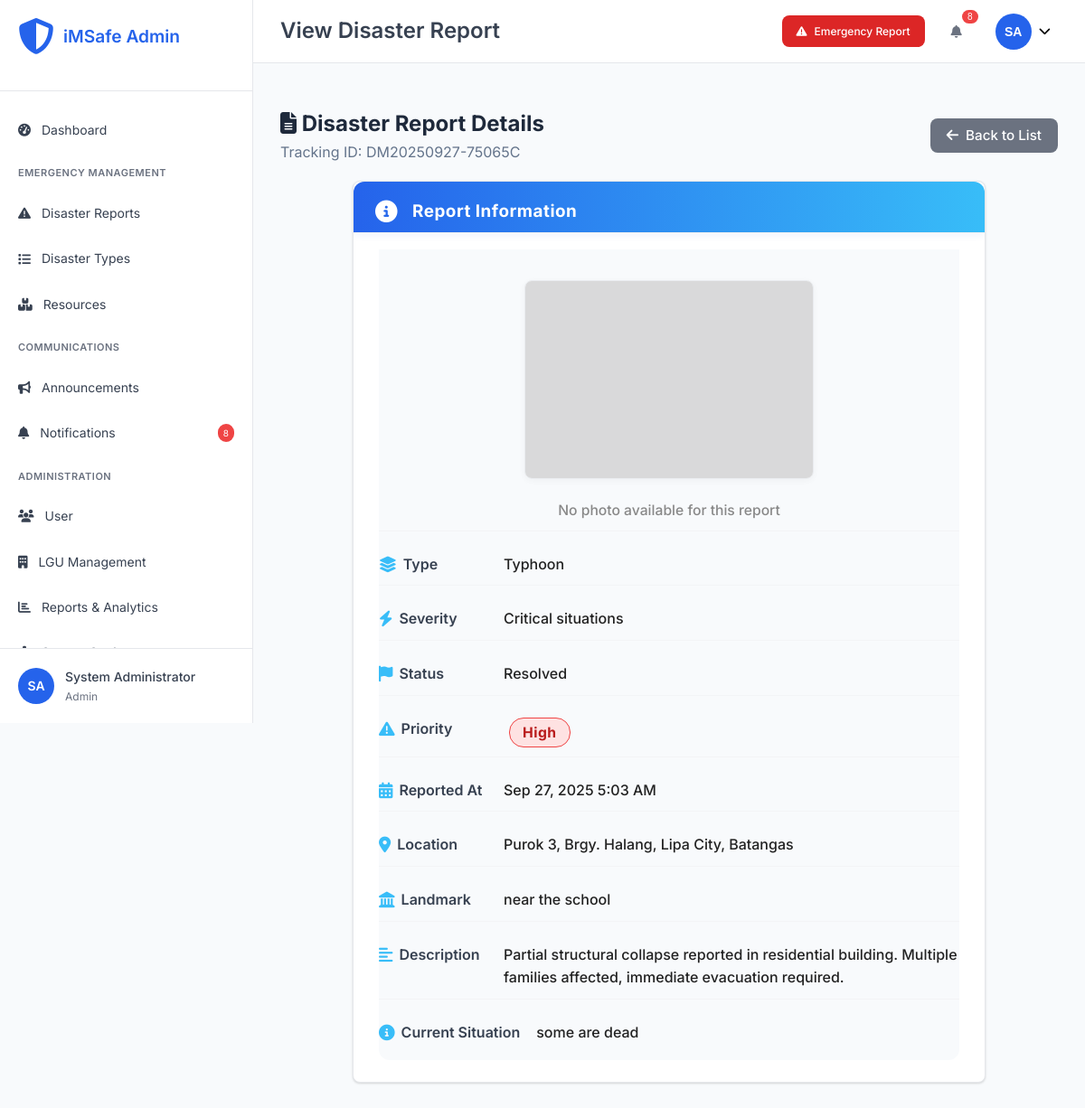
Page /admin/view-disaster.php?id=2 (signed in) on the earlier database version.
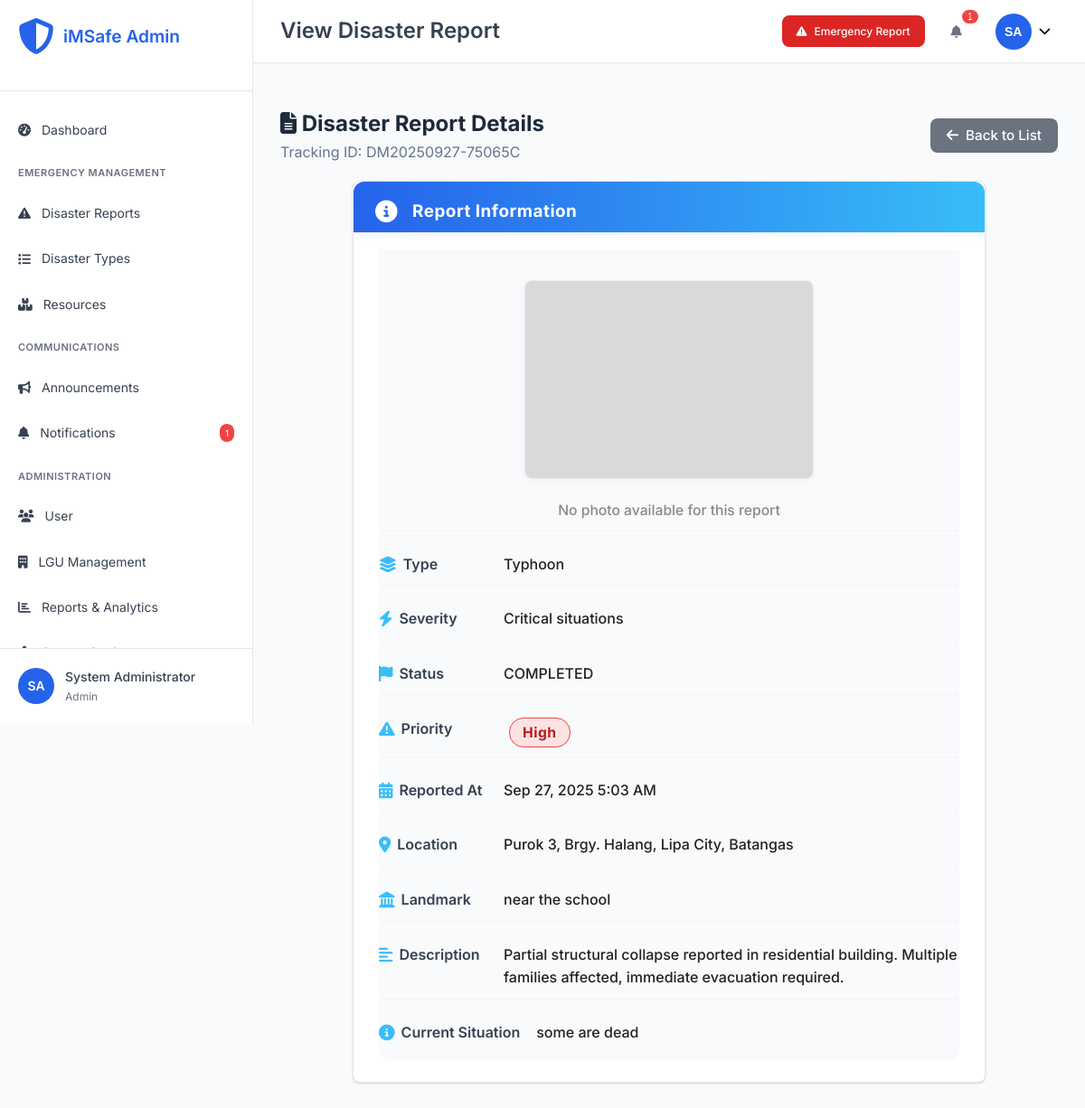
Same page on the later database version.
### tables this page shows
CREATE TABLE `disasters` (
  `disaster_id` int(11) NOT NULL,
  `tracking_id` varchar(20) NOT NULL,
  `disaster_name` varchar(200) NOT NULL,
  `type_id` int(11) NOT NULL,
  `severity_level` varchar(20) NOT NULL,
  `severity_display` varchar(100) DEFAULT NULL,
  `severity_score` decimal(3,2) DEFAULT 1.00,
  `address` text NOT NULL,
  `purok` varchar(100) DEFAULT NULL,
  `house_no` varchar(50) DEFAULT NULL,
  `city` varchar(100) DEFAULT NULL,
  `province` varchar(100) DEFAULT 'Philippines',
  `state` varchar(100) DEFAULT 'Philippines',
  `latitude` decimal(10,8) DEFAULT NULL,
  `longitude` decimal(11,8) DEFAULT NULL,
  `landmark` varchar(200) DEFAULT NULL,
  `reporter_name` varchar(100) DEFAULT NULL,
  `reporter_phone` varchar(20) NOT NULL,
  `alternate_contact` varchar(20) DEFAULT NULL,
  `description` text NOT NULL,
  `immediate_needs` longtext DEFAULT NULL CHECK (json_valid(`immediate_needs`)),
  `current_situation` text DEFAULT NULL,
  `image_path` varchar(255) DEFAULT NULL,
  `status` enum('ON GOING','IN PROGRESS','COMPLETED') NOT NULL DEFAULT 'ON GOING',
  `assigned_lgu_id` int(11) DEFAULT NULL,
  `assigned_user_id` int(11) DEFAULT NULL,
  `priority` enum('low','medium','high','critical') DEFAULT 'medium',
  `reported_at` timestamp NOT NULL DEFAULT current_timestamp(),
  `acknowledged_at` timestamp NULL DEFAULT NULL,
  `resolved_at` timestamp NULL DEFAULT NULL,
  `escalation_deadline` timestamp NULL DEFAULT NULL,
  `is_verified` tinyint(1) DEFAULT 0,
  `source` enum('web_form','mobile_app','hotline','social_media','official') DEFAULT 'web_form',
  `created_at` timestamp NOT NULL DEFAULT current_timestamp(),
  `updated_at` timestamp NOT NULL DEFAULT current_timestamp() ON UPDATE current_timestamp()
);

CREATE TABLE `disaster_types` (
  `type_id` int(11) NOT NULL,
  `type_name` varchar(100) NOT NULL,
  `description` text DEFAULT NULL,
  `category` enum('natural','man-made','technological','biological') DEFAULT 'natural',
  `severity_weight` decimal(3,2) DEFAULT 1.00,
  `is_active` tinyint(1) DEFAULT 1,
  `created_at` timestamp NOT NULL DEFAULT current_timestamp(),
  `updated_at` timestamp NOT NULL DEFAULT current_timestamp() ON UPDATE current_timestamp()
);

### admin/view-disaster.php (the view, shortened to what the changed rows need)
<?php
require_once '../config/database.php';
$disaster_id = intval($_GET['id'] ?? 0);
$page_title = 'View Disaster Report';
try {
    $stmt = $pdo->prepare("
     SELECT d.*, dt.type_name, dt.description as type_description,
         lgu.lgu_name, lgu.contact_person,
         CONCAT(u.first_name, ' ', u.last_name) as assigned_user_name,
         u.phone as user_phone, u.email as user_email
        FROM disasters d
        JOIN disaster_types dt ON d.type_id = dt.type_id
        LEFT JOIN lgus lgu ON d.assigned_lgu_id = lgu.lgu_id
        LEFT JOIN users u ON d.assigned_user_id = u.user_id
        WHERE d.disaster_id = ?
    ");
    $stmt->execute([$disaster_id]);
    $disaster = $stmt->fetch();
} catch (Exception $e) {
    error_log("Disaster view error: " . $e->getMessage());
    echo '<div style="color:red;font-weight:bold;padding:20px;">SQL Error: ' . htmlspecialchars($e->getMessage()) . '</div>';
    exit;
}
include 'includes/header.php';
?>
<div class="page-header">
    <div class="page-title">
        <h2><i class="fas fa-file-alt"></i> Disaster Report Details</h2>
        <p>Tracking ID: <?php echo htmlspecialchars($disaster['tracking_id']); ?></p>
    </div>
</div>
<div class="dashboard-card" style="max-width:700px;margin:auto;">
    <div class="card-content">
    <div class="detail-section"><label><i class="fas fa-layer-group"></i> Type</label><div class="value"><?php echo htmlspecialchars($disaster['type_name']); ?></div></div>
    <div class="detail-section"><label><i class="fas fa-bolt"></i> Severity</label><div class="value"><?php echo htmlspecialchars($disaster['severity_display']); ?></div></div>
    <div class="detail-section"><label><i class="fas fa-flag"></i> Status</label><div class="value"><?php echo ucfirst(str_replace('_', ' ', $disaster['status'])); ?></div></div>
    <div class="detail-section"><label><i class="fas fa-exclamation-triangle"></i> Priority</label><div class="value">
        <?php
            $priority = strtolower($disaster['priority']);
            $priorityClass = 'priority-medium';
            if ($priority === 'low') $priorityClass = 'priority-low';
            elseif ($priority === 'high' || $priority === 'critical') $priorityClass = 'priority-high';
            elseif ($priority === 'medium') $priorityClass = 'priority-medium';
        ?>
        <span class="priority-badge <?php echo $priorityClass; ?>"><?php echo ucfirst($disaster['priority']); ?></span>
    </div></div>
    <div class="detail-section"><label><i class="fas fa-calendar-alt"></i> Reported At</label><div class="value"><?php echo date('M j, Y g:i A', strtotime($disaster['reported_at'])); ?></div></div>
    <div class="detail-section"><label><i class="fas fa-map-marker-alt"></i> Location</label><div class="value"><?php echo htmlspecialchars($disaster['address']); ?></div></div>
    <?php if ($disaster['landmark']): ?>
    <div class="detail-section"><label><i class="fas fa-landmark"></i> Landmark</label><div class="value"><?php echo htmlspecialchars($disaster['landmark']); ?></div></div>
    <?php endif; ?>
    <div class="detail-section"><label><i class="fas fa-align-left"></i> Description</label><div class="value"><?php echo nl2br(htmlspecialchars($disaster['description'])); ?></div></div>
    <?php if ($disaster['current_situation']): ?>
    <div class="detail-section"><label><i class="fas fa-info-circle"></i> Current Situation</label><div class="value"><?php echo nl2br(htmlspecialchars($disaster['current_situation'])); ?></div></div>
    <?php endif; ?>
    </div>
</div>
<?php include 'includes/footer.php'; ?>
<link rel="stylesheet" href="assets/css/admin.css?v=2">

### admin/includes/header.php (shortened to what the changed rows need)
<?php
$notifications_count = 0;
try {
    $notif_stmt = $pdo->prepare("SELECT COUNT(*) as count FROM notifications WHERE user_id = ? AND is_read = FALSE");
    $notif_stmt->execute([$_SESSION['user_id']]);
    $notif_result = $notif_stmt->fetch();
    $notifications_count = $notif_result['count'] ?? 0;
} catch (Exception $e) {
    error_log("Error fetching notifications: " . $e->getMessage());
}
$current_page = basename($_SERVER['PHP_SELF']);
?>
<!DOCTYPE html>
<html lang="en">
<head>
    <link rel="stylesheet" href="assets/css/admin.css">
    <link rel="stylesheet" href="https://cdnjs.cloudflare.com/ajax/libs/font-awesome/6.4.0/css/all.min.css">
    <link rel="stylesheet" href="https://cdn.datatables.net/1.13.6/css/dataTables.bootstrap5.min.css">
</head>
<body>
    <div class="admin-container">
        <nav class="sidebar">
            <div class="sidebar-menu">
                <ul>
                    <li class="<?php echo $current_page === 'notifications.php' ? 'active' : ''; ?>">
                        <a href="notifications.php">
                            <i class="fas fa-bell"></i>
                            <span>Notifications</span>
                            <?php if ($notifications_count > 0): ?>
                                <span class="badge"><?php echo $notifications_count; ?></span>
                            <?php endif; ?>
                        </a>
                    </li>
                </ul>
            </div>
        </nav>
        <main class="main-content">
            <header class="main-header">
                <div class="header-left">
                    <h1><?php echo $page_title ?? 'Dashboard'; ?></h1>
                </div>
                <div class="header-right">
                    <div class="header-actions">
                        <div class="dropdown notifications-dropdown">
                            <button class="btn btn-icon" onclick="toggleDropdown('notifications')">
                                <i class="fas fa-bell"></i>
                                <?php if ($notifications_count > 0): ?>
                                    <span class="notification-badge"><?php echo $notifications_count; ?></span>
                                <?php endif; ?>
                            </button>
                        </div>
                    </div>
                </div>
            </header>
            <div class="page-content">

Differences in the rows shown:
changed disasters "DM20250927-75065C": status "Resolved" → "COMPLETED"
Other differences:
$notifications_count: "8" → "1"
